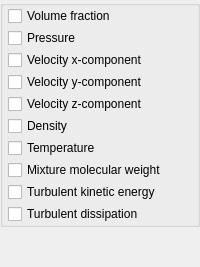
             <widget class="QWidget" name="page_fluid">
              <layout class="QVBoxLayout" name="verticalLayout_2">
               <property name="spacing">
                <number>6</number>
               </property>
               <property name="leftMargin">
                <number>0</number>
               </property>
               <property name="topMargin">
                <number>0</number>
               </property>
               <property name="rightMargin">
                <number>0</number>
               </property>
               <property name="bottomMargin">
                <number>0</number>
               </property>
               <item>
                <widget class="QWidget" name="frame_fluid_parameters" native="true">
                 <layout class="QGridLayout" name="gridLayout_3">
                  <property name="leftMargin">
                   <number>0</number>
                  </property>
                  <property name="topMargin">
                   <number>0</number>
                  </property>
                  <property name="rightMargin">
                   <number>0</number>
                  </property>
                  <property name="bottomMargin">
                   <number>0</number>
                  </property>
                  <property name="spacing">
                   <number>2</number>
                  </property>
                  <item row="0" column="0">
                   <widget class="QGroupBox" name="groupbox_fluid">
                    <property name="title">
                     <string/>
                    </property>
                    <property name="flat">
                     <bool>true</bool>
                    </property>
                    <property name="checkable">
                     <bool>false</bool>
                    </property>
                    <layout class="QGridLayout" name="gridLayout_7">
                     <property name="leftMargin">
                      <number>5</number>
                     </property>
                     <property name="topMargin">
                      <number>0</number>
                     </property>
                     <property name="rightMargin">
                      <number>0</number>
                     </property>
                     <property name="bottomMargin">
                      <number>0</number>
                     </property>
                     <property name="spacing">
                      <number>2</number>
                     </property>
                     <item row="0" column="0" colspan="2">
                      <widget class="CheckBox" name="checkbox_keyword_monitor_ep_g_args_MONITOR">
                       <property name="text">
                        <string>Volume fraction</string>
                       </property>
                      </widget>
                     </item>
                     <item row="1" column="0" colspan="2">
                      <widget class="CheckBox" name="checkbox_keyword_monitor_p_g_args_MONITOR">
                       <property name="text">
                        <string>Pressure</string>
                       </property>
                      </widget>
                     </item>
                     <item row="2" column="0" colspan="2">
                      <widget class="CheckBox" name="checkbox_keyword_monitor_u_g_args_MONITOR">
                       <property name="text">
                        <string>Velocity x-component</string>
                       </property>
                      </widget>
                     </item>
                     <item row="3" column="0" colspan="2">
                      <widget class="CheckBox" name="checkbox_keyword_monitor_v_g_args_MONITOR">
                       <property name="text">
                        <string>Velocity y-component</string>
                       </property>
                      </widget>
                     </item>
                     <item row="4" column="0" colspan="2">
                      <widget class="CheckBox" name="checkbox_keyword_monitor_w_g_args_MONITOR">
                       <property name="text">
                        <string>Velocity z-component</string>
                       </property>
                      </widget>
                     </item>
                     <item row="5" column="0" colspan="2">
                      <widget class="CheckBox" name="checkbox_keyword_monitor_ro_g_args_MONITOR">
                       <property name="text">
                        <string>Density</string>
                       </property>
                      </widget>
                     </item>
                     <item row="6" column="0" colspan="2">
                      <widget class="CheckBox" name="checkbox_keyword_monitor_t_g_args_MONITOR">
                       <property name="text">
                        <string>Temperature</string>
                       </property>
                      </widget>
                     </item>
                     <item row="7" column="0" colspan="2">
                      <widget class="CheckBox" name="checkbox_keyword_monitor_mw_mix_g_args_MONITOR">
                       <property name="text">
                        <string>Mixture molecular weight</string>
                       </property>
                      </widget>
                     </item>
                     <item row="8" column="0" colspan="2">
                      <widget class="CheckBox" name="checkbox_keyword_monitor_k_turb_g_args_MONITOR">
                       <property name="text">
                        <string>Turbulent kinetic energy</string>
                       </property>
                      </widget>
                     </item>
                     <item row="9" column="0" colspan="2">
                      <widget class="CheckBox" name="checkbox_keyword_monitor_e_turb_g_args_MONITOR">
                       <property name="text">
                        <string>Turbulent dissipation</string>
                       </property>
                      </widget>
                     </item>
                    </layout>
                   </widget>
                  </item>
                 </layout>
                </widget>
               </item>
               <item>
                <spacer name="spacer_fluid">
                 <property name="orientation">
                  <enum>Qt::Vertical</enum>
                 </property>
                 <property name="sizeHint" stdset="0">
                  <size>
                   <width>20</width>
                   <height>40</height>
                  </size>
                 </property>
                </spacer>
               </item>
              </layout>
             </widget>
